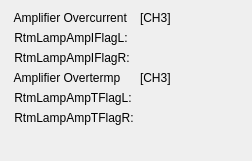
    <widget class="QWidget" name="formLayoutWidget_4">
     <property name="geometry">
      <rect>
       <x>711</x>
       <y>590</y>
       <width>252</width>
       <height>161</height>
      </rect>
     </property>
     <layout class="QFormLayout" name="formLayout_4">
      <item row="0" column="0">
       <widget class="QLabel" name="label_114">
        <property name="text">
         <string> Amplifier Overcurrent</string>
        </property>
       </widget>
      </item>
      <item row="0" column="1">
       <widget class="QLabel" name="label_157">
        <property name="text">
         <string>[CH3]</string>
        </property>
       </widget>
      </item>
      <item row="1" column="0">
       <widget class="QLabel" name="label_115">
        <property name="text">
         <string> RtmLampAmpIFlagL:</string>
        </property>
       </widget>
      </item>
      <item row="1" column="1">
       <widget class="PyDMLabel" name="PyDMLabel_109">
        <property name="toolTip">
         <string/>
        </property>
        <property name="channel" stdset="0">
         <string>XX-99SL07:DI-FOFBCtrl:RtmLampAmpIFlagLCH3-RB</string>
        </property>
       </widget>
      </item>
      <item row="2" column="0">
       <widget class="QLabel" name="label_116">
        <property name="text">
         <string> RtmLampAmpIFlagR:</string>
        </property>
       </widget>
      </item>
      <item row="2" column="1">
       <widget class="PyDMLabel" name="PyDMLabel_110">
        <property name="toolTip">
         <string/>
        </property>
        <property name="channel" stdset="0">
         <string>XX-99SL07:DI-FOFBCtrl:RtmLampAmpIFlagRCH3-RB</string>
        </property>
       </widget>
      </item>
      <item row="3" column="0">
       <widget class="QLabel" name="label_118">
        <property name="text">
         <string> Amplifier Overtermp</string>
        </property>
       </widget>
      </item>
      <item row="3" column="1">
       <widget class="QLabel" name="label_156">
        <property name="text">
         <string>[CH3]</string>
        </property>
       </widget>
      </item>
      <item row="4" column="0">
       <widget class="QLabel" name="label_119">
        <property name="text">
         <string> RtmLampAmpTFlagL:</string>
        </property>
       </widget>
      </item>
      <item row="4" column="1">
       <widget class="PyDMLabel" name="PyDMLabel_111">
        <property name="toolTip">
         <string/>
        </property>
        <property name="channel" stdset="0">
         <string>XX-99SL07:DI-FOFBCtrl:RtmLampAmpTFlagLCH3-RB</string>
        </property>
       </widget>
      </item>
      <item row="5" column="0">
       <widget class="QLabel" name="label_120">
        <property name="text">
         <string> RtmLampAmpTFlagR:</string>
        </property>
       </widget>
      </item>
      <item row="5" column="1">
       <widget class="PyDMLabel" name="PyDMLabel_112">
        <property name="toolTip">
         <string/>
        </property>
        <property name="channel" stdset="0">
         <string>XX-99SL07:DI-FOFBCtrl:RtmLampAmpTFlagRCH3-RB</string>
        </property>
       </widget>
      </item>
     </layout>
    </widget>
